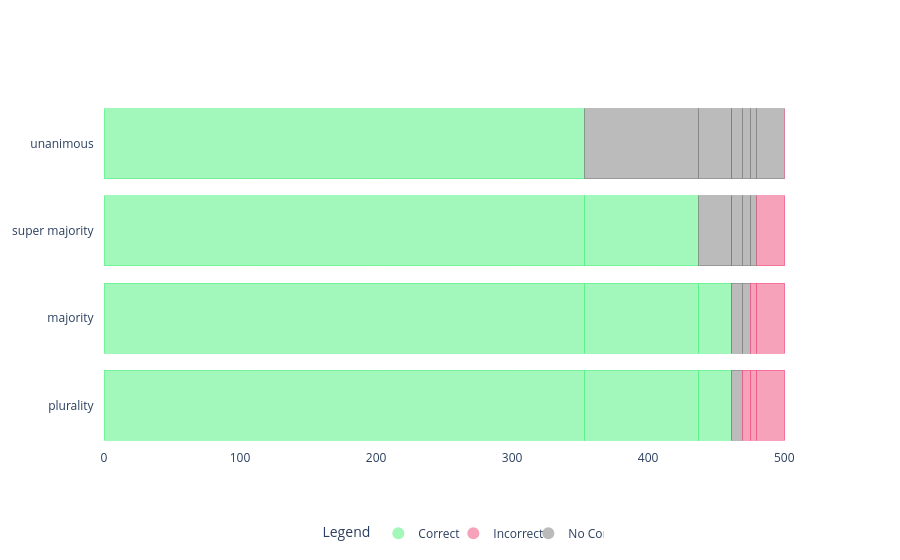

Here is the notebook cell this chart was saved with:
### Markdown cell above
TR Combined Graph Post

### Code cell
import plotly.graph_objects as go

# set plotly background to white
go.Layout(paper_bgcolor='rgba(0,0,0,0)', plot_bgcolor='rgba(0,0,0,0)')

# Combine all voting schemes into one list
voting_scheme = ['unanimous', 'super majority', 'majority', 'plurality']

# Values for each scheme
values_unanimous = [[353.0], [84.0], [24.0], [0.0], [8.0], [6.0], [5.0], [20.0], [0.0]]
values_super_majority = [[353.0], [84.0], [24.0], [0.0], [8.0], [6.0], [5.0], [20.0], [0.0]]
values_majority = [[353.0], [84.0], [24.0], [0.0], [8.0], [6.0], [5.0], [20.0], [0.0]]
values_plurality = [[353.0], [84.0], [24.0], [0.0], [8.0], [6.0], [5.0], [20.0], [0.0]]

labels = ['uc', 'sc', 'mc', 'pc', 'n', 'pic', 'mic', 'sic', 'uic']

# Colors for the schemes
h = 240
m = 120
l = 70
a = 0.5

green = f'rgba({l}, {h}, {m}, {a})'
gray = f'rgba({m}, {m}, {m}, {a})'
red = f'rgba({h}, {l}, {m}, {a})'

colors_unanimous = {'uc': green,
                    'sc': gray,
                    'mc': gray,
                    'pc': gray,
                    'n': gray,
                    'uic': red,
                    'sic': gray,
                    'mic': gray,
                    'pic': gray}

colors_super_majority = {'uc': green,
                         'sc': green,
                         'mc': gray,
                         'pc': gray,
                         'n': gray,
                         'uic': red,
                         'sic': red,
                         'mic': gray,
                         'pic': gray}

colors_majority = {'uc': green,
                         'sc': green,
                         'mc': green,
                         'pc': gray,
                         'n': gray,
                         'uic': red,
                         'sic': red,
                         'mic': red,
                         'pic': gray}

colors_plurality = {'uc': green,
                         'sc': green,
                         'mc': green,
                         'pc': green,
                         'n': gray,
                         'uic': red,
                         'sic': red,
                         'mic': red,
                         'pic': red}

# Create figure
fig = go.Figure()

# Add traces for 'plurality' voting scheme
for i, value in enumerate(values_plurality):
    fig.add_trace(go.Bar(
        y=['plurality   '],
        x=value,
        name=labels[i] + ' (plurality)',
        orientation='h',
        marker=dict(
            color=colors_plurality[labels[i]],
            line=dict(color=colors_plurality[labels[i]], width=1)  # Thinner line width
        ),
        showlegend=False  # Hide individual bar traces from the legend
    ))

# Add traces for 'majority' voting scheme
for i, value in enumerate(values_majority):
    fig.add_trace(go.Bar(
        y=['majority   '],
        x=value,
        name=labels[i] + ' (majority)',
        orientation='h',
        marker=dict(
            color=colors_majority[labels[i]],
            line=dict(color=colors_majority[labels[i]], width=1)  # Thinner line width
        ),
        showlegend=False  # Hide individual bar traces from the legend
    ))


# Add traces for 'super majority' voting scheme
for i, value in enumerate(values_super_majority):
    fig.add_trace(go.Bar(
        y=['super majority   '],
        x=value,
        name=labels[i] + ' (super majority)',
        orientation='h',
        marker=dict(
            color=colors_super_majority[labels[i]],
            line=dict(color=colors_super_majority[labels[i]], width=1)  # Thinner line width
        ),
        showlegend=False  # Hide individual bar traces from the legend
    ))

# Add traces for 'unanimous' voting scheme
for i, value in enumerate(values_unanimous):
    fig.add_trace(go.Bar(
        y=['unanimous   '],
        x=value,
        name=labels[i] + ' (unanimous)',
        orientation='h',
        marker=dict(
            color=colors_unanimous[labels[i]],
            line=dict(color=colors_unanimous[labels[i]], width=1)  # Thinner line width
        ),
        showlegend=False  # Hide individual bar traces from the legend
    ))

# Update layout for stacking bars and background, and simplified legend
fig.update_layout(
    plot_bgcolor='rgba(0,0,0,0)',
    paper_bgcolor='rgba(0,0,0,0)',
    title='Voting Scheme Validation for Post-Intervention TR: Groundtruth Reports',
    title_x=0.5,  # Center the title
    barmode='stack',
    yaxis={'categoryorder': 'total ascending'},
    
    # Simplified legend
    legend=dict(
        title="Legend",
        itemsizing='constant',
        traceorder='normal',
        entrywidth=30,
        entrywidthmode='pixels',
        orientation='h',  # Horizontal legend to save space
        x=0.5,  # Position legend in the middle
        xanchor='center',  # Anchor at the center of the legend
        y=-0.2,  # Adjust vertical position
        yanchor='top'
    )
)

# Add custom legend manually (small, simple legend with 3 categories)
fig.add_trace(go.Scatter(
    x=[None],
    y=[None],
    mode='markers',
    marker=dict(size=10, color=green),
    showlegend=True,
    name='Correct'
))

fig.add_trace(go.Scatter(
    x=[None],
    y=[None],
    mode='markers',
    marker=dict(size=10, color=red),
    showlegend=True,
    name='Incorrect'
))

fig.add_trace(go.Scatter(
    x=[None],
    y=[None],
    mode='markers',
    marker=dict(size=10, color=gray),
    showlegend=True,
    name='No Consensus'
))

# Show the plot
fig.show()

### Figure 1 — Plotly figure (JSON) as saved in the notebook; plotly's stock layout.template omitted (floating-point values rounded to 4 significant figures)
{"data": [{"marker": {"color": "rgba(70, 240, 120, 0.5)", "line": {"color": "rgba(70, 240, 120, 0.5)", "width": 1}}, "name": "uc (plurality)", "orientation": "h", "showlegend": false, "type": "bar", "x": [353], "y": ["plurality   "]}, {"marker": {"color": "rgba(70, 240, 120, 0.5)", "line": {"color": "rgba(70, 240, 120, 0.5)", "width": 1}}, "name": "sc (plurality)", "orientation": "h", "showlegend": false, "type": "bar", "x": [84], "y": ["plurality   "]}, {"marker": {"color": "rgba(70, 240, 120, 0.5)", "line": {"color": "rgba(70, 240, 120, 0.5)", "width": 1}}, "name": "mc (plurality)", "orientation": "h", "showlegend": false, "type": "bar", "x": [24], "y": ["plurality   "]}, {"marker": {"color": "rgba(70, 240, 120, 0.5)", "line": {"color": "rgba(70, 240, 120, 0.5)", "width": 1}}, "name": "pc (plurality)", "orientation": "h", "showlegend": false, "type": "bar", "x": [0], "y": ["plurality   "]}, {"marker": {"color": "rgba(120, 120, 120, 0.5)", "line": {"color": "rgba(120, 120, 120, 0.5)", "width": 1}}, "name": "n (plurality)", "orientation": "h", "showlegend": false, "type": "bar", "x": [8], "y": ["plurality   "]}, {"marker": {"color": "rgba(240, 70, 120, 0.5)", "line": {"color": "rgba(240, 70, 120, 0.5)", "width": 1}}, "name": "pic (plurality)", "orientation": "h", "showlegend": false, "type": "bar", "x": [6], "y": ["plurality   "]}, {"marker": {"color": "rgba(240, 70, 120, 0.5)", "line": {"color": "rgba(240, 70, 120, 0.5)", "width": 1}}, "name": "mic (plurality)", "orientation": "h", "showlegend": false, "type": "bar", "x": [5], "y": ["plurality   "]}, {"marker": {"color": "rgba(240, 70, 120, 0.5)", "line": {"color": "rgba(240, 70, 120, 0.5)", "width": 1}}, "name": "sic (plurality)", "orientation": "h", "showlegend": false, "type": "bar", "x": [20], "y": ["plurality   "]}, {"marker": {"color": "rgba(240, 70, 120, 0.5)", "line": {"color": "rgba(240, 70, 120, 0.5)", "width": 1}}, "name": "uic (plurality)", "orientation": "h", "showlegend": false, "type": "bar", "x": [0], "y": ["plurality   "]}, {"marker": {"color": "rgba(70, 240, 120, 0.5)", "line": {"color": "rgba(70, 240, 120, 0.5)", "width": 1}}, "name": "uc (majority)", "orientation": "h", "showlegend": false, "type": "bar", "x": [353], "y": ["majority   "]}, {"marker": {"color": "rgba(70, 240, 120, 0.5)", "line": {"color": "rgba(70, 240, 120, 0.5)", "width": 1}}, "name": "sc (majority)", "orientation": "h", "showlegend": false, "type": "bar", "x": [84], "y": ["majority   "]}, {"marker": {"color": "rgba(70, 240, 120, 0.5)", "line": {"color": "rgba(70, 240, 120, 0.5)", "width": 1}}, "name": "mc (majority)", "orientation": "h", "showlegend": false, "type": "bar", "x": [24], "y": ["majority   "]}, {"marker": {"color": "rgba(120, 120, 120, 0.5)", "line": {"color": "rgba(120, 120, 120, 0.5)", "width": 1}}, "name": "pc (majority)", "orientation": "h", "showlegend": false, "type": "bar", "x": [0], "y": ["majority   "]}, {"marker": {"color": "rgba(120, 120, 120, 0.5)", "line": {"color": "rgba(120, 120, 120, 0.5)", "width": 1}}, "name": "n (majority)", "orientation": "h", "showlegend": false, "type": "bar", "x": [8], "y": ["majority   "]}, {"marker": {"color": "rgba(120, 120, 120, 0.5)", "line": {"color": "rgba(120, 120, 120, 0.5)", "width": 1}}, "name": "pic (majority)", "orientation": "h", "showlegend": false, "type": "bar", "x": [6], "y": ["majority   "]}, {"marker": {"color": "rgba(240, 70, 120, 0.5)", "line": {"color": "rgba(240, 70, 120, 0.5)", "width": 1}}, "name": "mic (majority)", "orientation": "h", "showlegend": false, "type": "bar", "x": [5], "y": ["majority   "]}, {"marker": {"color": "rgba(240, 70, 120, 0.5)", "line": {"color": "rgba(240, 70, 120, 0.5)", "width": 1}}, "name": "sic (majority)", "orientation": "h", "showlegend": false, "type": "bar", "x": [20], "y": ["majority   "]}, {"marker": {"color": "rgba(240, 70, 120, 0.5)", "line": {"color": "rgba(240, 70, 120, 0.5)", "width": 1}}, "name": "uic (majority)", "orientation": "h", "showlegend": false, "type": "bar", "x": [0], "y": ["majority   "]}, {"marker": {"color": "rgba(70, 240, 120, 0.5)", "line": {"color": "rgba(70, 240, 120, 0.5)", "width": 1}}, "name": "uc (super majority)", "orientation": "h", "showlegend": false, "type": "bar", "x": [353], "y": ["super majority   "]}, {"marker": {"color": "rgba(70, 240, 120, 0.5)", "line": {"color": "rgba(70, 240, 120, 0.5)", "width": 1}}, "name": "sc (super majority)", "orientation": "h", "showlegend": false, "type": "bar", "x": [84], "y": ["super majority   "]}, {"marker": {"color": "rgba(120, 120, 120, 0.5)", "line": {"color": "rgba(120, 120, 120, 0.5)", "width": 1}}, "name": "mc (super majority)", "orientation": "h", "showlegend": false, "type": "bar", "x": [24], "y": ["super majority   "]}, {"marker": {"color": "rgba(120, 120, 120, 0.5)", "line": {"color": "rgba(120, 120, 120, 0.5)", "width": 1}}, "name": "pc (super majority)", "orientation": "h", "showlegend": false, "type": "bar", "x": [0], "y": ["super majority   "]}, {"marker": {"color": "rgba(120, 120, 120, 0.5)", "line": {"color": "rgba(120, 120, 120, 0.5)", "width": 1}}, "name": "n (super majority)", "orientation": "h", "showlegend": false, "type": "bar", "x": [8], "y": ["super majority   "]}, {"marker": {"color": "rgba(120, 120, 120, 0.5)", "line": {"color": "rgba(120, 120, 120, 0.5)", "width": 1}}, "name": "pic (super majority)", "orientation": "h", "showlegend": false, "type": "bar", "x": [6], "y": ["super majority   "]}, {"marker": {"color": "rgba(120, 120, 120, 0.5)", "line": {"color": "rgba(120, 120, 120, 0.5)", "width": 1}}, "name": "mic (super majority)", "orientation": "h", "showlegend": false, "type": "bar", "x": [5], "y": ["super majority   "]}, {"marker": {"color": "rgba(240, 70, 120, 0.5)", "line": {"color": "rgba(240, 70, 120, 0.5)", "width": 1}}, "name": "sic (super majority)", "orientation": "h", "showlegend": false, "type": "bar", "x": [20], "y": ["super majority   "]}, {"marker": {"color": "rgba(240, 70, 120, 0.5)", "line": {"color": "rgba(240, 70, 120, 0.5)", "width": 1}}, "name": "uic (super majority)", "orientation": "h", "showlegend": false, "type": "bar", "x": [0], "y": ["super majority   "]}, {"marker": {"color": "rgba(70, 240, 120, 0.5)", "line": {"color": "rgba(70, 240, 120, 0.5)", "width": 1}}, "name": "uc (unanimous)", "orientation": "h", "showlegend": false, "type": "bar", "x": [353], "y": ["unanimous   "]}, {"marker": {"color": "rgba(120, 120, 120, 0.5)", "line": {"color": "rgba(120, 120, 120, 0.5)", "width": 1}}, "name": "sc (unanimous)", "orientation": "h", "showlegend": false, "type": "bar", "x": [84], "y": ["unanimous   "]}, {"marker": {"color": "rgba(120, 120, 120, 0.5)", "line": {"color": "rgba(120, 120, 120, 0.5)", "width": 1}}, "name": "mc (unanimous)", "orientation": "h", "showlegend": false, "type": "bar", "x": [24], "y": ["unanimous   "]}, {"marker": {"color": "rgba(120, 120, 120, 0.5)", "line": {"color": "rgba(120, 120, 120, 0.5)", "width": 1}}, "name": "pc (unanimous)", "orientation": "h", "showlegend": false, "type": "bar", "x": [0], "y": ["unanimous   "]}, {"marker": {"color": "rgba(120, 120, 120, 0.5)", "line": {"color": "rgba(120, 120, 120, 0.5)", "width": 1}}, "name": "n (unanimous)", "orientation": "h", "showlegend": false, "type": "bar", "x": [8], "y": ["unanimous   "]}, {"marker": {"color": "rgba(120, 120, 120, 0.5)", "line": {"color": "rgba(120, 120, 120, 0.5)", "width": 1}}, "name": "pic (unanimous)", "orientation": "h", "showlegend": false, "type": "bar", "x": [6], "y": ["unanimous   "]}, {"marker": {"color": "rgba(120, 120, 120, 0.5)", "line": {"color": "rgba(120, 120, 120, 0.5)", "width": 1}}, "name": "mic (unanimous)", "orientation": "h", "showlegend": false, "type": "bar", "x": [5], "y": ["unanimous   "]}, {"marker": {"color": "rgba(120, 120, 120, 0.5)", "line": {"color": "rgba(120, 120, 120, 0.5)", "width": 1}}, "name": "sic (unanimous)", "orientation": "h", "showlegend": false, "type": "bar", "x": [20], "y": ["unanimous   "]}, {"marker": {"color": "rgba(240, 70, 120, 0.5)", "line": {"color": "rgba(240, 70, 120, 0.5)", "width": 1}}, "name": "uic (unanimous)", "orientation": "h", "showlegend": false, "type": "bar", "x": [0], "y": ["unanimous   "]}, {"marker": {"color": "rgba(70, 240, 120, 0.5)", "size": 10}, "mode": "markers", "name": "Correct", "showlegend": true, "type": "scatter", "x": [null], "y": [null]}, {"marker": {"color": "rgba(240, 70, 120, 0.5)", "size": 10}, "mode": "markers", "name": "Incorrect", "showlegend": true, "type": "scatter", "x": [null], "y": [null]}, {"marker": {"color": "rgba(120, 120, 120, 0.5)", "size": 10}, "mode": "markers", "name": "No Consensus", "showlegend": true, "type": "scatter", "x": [null], "y": [null]}], "layout": {"barmode": "stack", "legend": {"entrywidth": 30, "entrywidthmode": "pixels", "itemsizing": "constant", "orientation": "h", "title": {"text": "Legend"}, "traceorder": "normal", "x": 0.5, "xanchor": "center", "y": -0.2, "yanchor": "top"}, "paper_bgcolor": "rgba(0,0,0,0)", "plot_bgcolor": "rgba(0,0,0,0)", "yaxis": {"categoryorder": "total ascending"}}}
